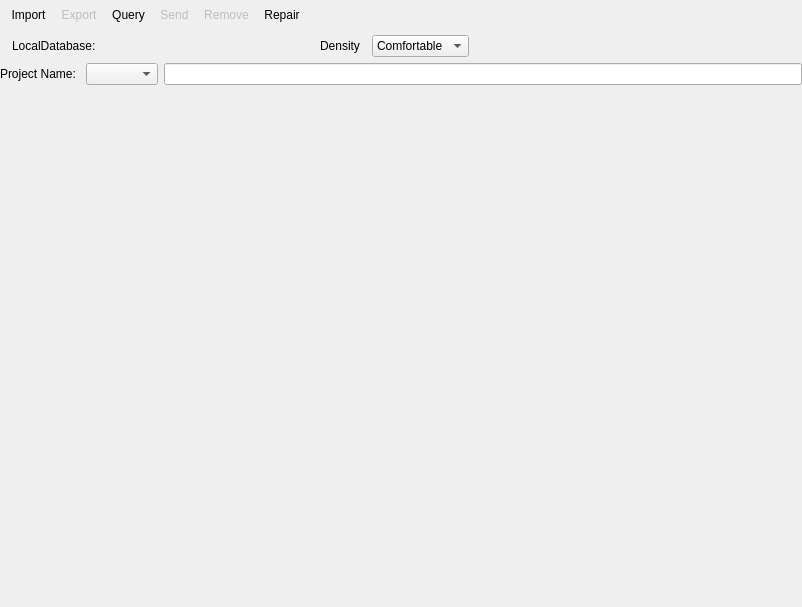
<?xml version="1.0" encoding="UTF-8"?>
<ui version="4.0">
 <class>ctkDICOMBrowser</class>
 <widget class="QWidget" name="ctkDICOMBrowser">
  <property name="geometry">
   <rect>
    <x>0</x>
    <y>0</y>
    <width>802</width>
    <height>607</height>
   </rect>
  </property>
  <property name="sizePolicy">
   <sizepolicy hsizetype="Preferred" vsizetype="Preferred">
    <horstretch>0</horstretch>
    <verstretch>0</verstretch>
   </sizepolicy>
  </property>
  <property name="windowTitle">
   <string>ctkDICOMBrowser</string>
  </property>
  <layout class="QVBoxLayout" name="verticalLayout_2">
   <property name="leftMargin">
    <number>0</number>
   </property>
   <property name="topMargin">
    <number>0</number>
   </property>
   <property name="rightMargin">
    <number>0</number>
   </property>
   <property name="bottomMargin">
    <number>12</number>
   </property>
   <item>
    <widget class="QToolBar" name="ToolBar">
     <property name="windowTitle">
      <string>toolBar</string>
     </property>
     <property name="floatable">
      <bool>true</bool>
     </property>
     <addaction name="ActionImport"/>
     <addaction name="ActionExport"/>
     <addaction name="ActionQuery"/>
     <addaction name="ActionSend"/>
     <addaction name="ActionRemove"/>
     <addaction name="ActionRepair"/>
    </widget>
   </item>
   <item>
    <layout class="QVBoxLayout" name="VerticalLayout">
     <property name="spacing">
      <number>12</number>
     </property>
     <item>
      <layout class="QHBoxLayout" name="TopLayout">
       <property name="leftMargin">
        <number>12</number>
       </property>
       <property name="rightMargin">
        <number>12</number>
       </property>
       <item>
        <widget class="QLabel" name="DatabaseNameLabel">
         <property name="maximumSize">
          <size>
           <width>100</width>
           <height>20</height>
          </size>
         </property>
         <property name="text">
          <string>LocalDatabase:</string>
         </property>
        </widget>
       </item>
       <item>
        <widget class="ctkDirectoryButton" name="DirectoryButton" native="true">
         <property name="minimumSize">
          <size>
           <width>200</width>
           <height>20</height>
          </size>
         </property>
        </widget>
       </item>
       <item>
        <widget class="QLabel" name="tablesDensityLabel">
         <property name="maximumSize">
          <size>
           <width>100</width>
           <height>20</height>
          </size>
         </property>
         <property name="text">
          <string>Density</string>
         </property>
        </widget>
       </item>
       <item>
        <widget class="QComboBox" name="tableDensityComboBox">
         <item>
          <property name="text">
           <string>Comfortable</string>
          </property>
         </item>
         <item>
          <property name="text">
           <string>Cozy</string>
          </property>
         </item>
         <item>
          <property name="text">
           <string>Compact</string>
          </property>
         </item>
        </widget>
       </item>
       <item>
        <spacer name="HorizontalSpacer">
         <property name="orientation">
          <enum>Qt::Horizontal</enum>
         </property>
         <property name="sizeHint" stdset="0">
          <size>
           <width>40</width>
           <height>20</height>
          </size>
         </property>
        </spacer>
       </item>
      </layout>
     </item>
    </layout>
   </item>
   <item>
    <layout class="QVBoxLayout" name="verticalLayout">
     <item>
      <layout class="QHBoxLayout" name="horizontalLayout">
       <item>
        <widget class="QLabel" name="label">
         <property name="text">
          <string>Project Name: </string>
         </property>
        </widget>
       </item>
       <item>
        <widget class="QComboBox" name="projectComboBox"/>
       </item>
       <item>
        <widget class="QLineEdit" name="lineEdit">
         <property name="text">
          <string/>
         </property>
        </widget>
       </item>
      </layout>
     </item>
    </layout>
   </item>
   <item>
    <layout class="QHBoxLayout" name="QueryLayout" stretch="0">
     <property name="spacing">
      <number>0</number>
     </property>
     <property name="leftMargin">
      <number>0</number>
     </property>
     <property name="rightMargin">
      <number>0</number>
     </property>
     <item>
      <widget class="ctkDICOMTableManager" name="dicomTableManager" native="true">
       <property name="dynamicTableLayout" stdset="0">
        <bool>true</bool>
       </property>
       <property name="m_DynamicLayout" stdset="0">
        <bool>true</bool>
       </property>
      </widget>
     </item>
    </layout>
   </item>
  </layout>
  <action name="ActionImport">
   <property name="text">
    <string>Import</string>
   </property>
   <property name="toolTip">
    <string>Import a DICOM file or folder</string>
   </property>
  </action>
  <action name="ActionExport">
   <property name="enabled">
    <bool>false</bool>
   </property>
   <property name="text">
    <string>Export</string>
   </property>
   <property name="toolTip">
    <string>Export selected study/series to a DICOM folder (not yet available)</string>
   </property>
  </action>
  <action name="ActionQuery">
   <property name="text">
    <string>Query</string>
   </property>
   <property name="toolTip">
    <string>Query and Retrieve DICOM studies from a DICOM node</string>
   </property>
  </action>
  <action name="ActionSend">
   <property name="enabled">
    <bool>false</bool>
   </property>
   <property name="text">
    <string>Send</string>
   </property>
   <property name="toolTip">
    <string>Send DICOM Studies to a DICOM node (not yet available)</string>
   </property>
  </action>
  <action name="ActionRemove">
   <property name="enabled">
    <bool>false</bool>
   </property>
   <property name="text">
    <string>Remove</string>
   </property>
   <property name="toolTip">
    <string>Remove selected series, studies, patients from database</string>
   </property>
  </action>
  <action name="ActionRepair">
   <property name="enabled">
    <bool>true</bool>
   </property>
   <property name="text">
    <string>Repair</string>
   </property>
   <property name="toolTip">
    <string>Check whether all the files associated with images in the local Database are available on the disk.</string>
   </property>
  </action>
 </widget>
 <customwidgets>
  <customwidget>
   <class>ctkDICOMTableManager</class>
   <extends>QWidget</extends>
   <header>ctkDICOMTableManager.h</header>
   <container>1</container>
  </customwidget>
  <customwidget>
   <class>ctkDirectoryButton</class>
   <extends>QWidget</extends>
   <header>ctkDirectoryButton.h</header>
   <container>1</container>
   <slots>
    <signal>directoryChanged(QString)</signal>
   </slots>
  </customwidget>
 </customwidgets>
 <resources/>
 <connections>
  <connection>
   <sender>ActionImport</sender>
   <signal>triggered(bool)</signal>
   <receiver>ctkDICOMBrowser</receiver>
   <slot>openImportDialog()</slot>
   <hints>
    <hint type="sourcelabel">
     <x>-1</x>
     <y>-1</y>
    </hint>
    <hint type="destinationlabel">
     <x>319</x>
     <y>239</y>
    </hint>
   </hints>
  </connection>
  <connection>
   <sender>ActionExport</sender>
   <signal>triggered(bool)</signal>
   <receiver>ctkDICOMBrowser</receiver>
   <slot>openExportDialog()</slot>
   <hints>
    <hint type="sourcelabel">
     <x>-1</x>
     <y>-1</y>
    </hint>
    <hint type="destinationlabel">
     <x>319</x>
     <y>239</y>
    </hint>
   </hints>
  </connection>
  <connection>
   <sender>ActionQuery</sender>
   <signal>triggered(bool)</signal>
   <receiver>ctkDICOMBrowser</receiver>
   <slot>openQueryDialog()</slot>
   <hints>
    <hint type="sourcelabel">
     <x>-1</x>
     <y>-1</y>
    </hint>
    <hint type="destinationlabel">
     <x>319</x>
     <y>239</y>
    </hint>
   </hints>
  </connection>
  <connection>
   <sender>ActionRemove</sender>
   <signal>triggered()</signal>
   <receiver>ctkDICOMBrowser</receiver>
   <slot>onRemoveAction()</slot>
   <hints>
    <hint type="sourcelabel">
     <x>-1</x>
     <y>-1</y>
    </hint>
    <hint type="destinationlabel">
     <x>391</x>
     <y>303</y>
    </hint>
   </hints>
  </connection>
  <connection>
   <sender>ActionRepair</sender>
   <signal>triggered()</signal>
   <receiver>ctkDICOMBrowser</receiver>
   <slot>onRepairAction()</slot>
   <hints>
    <hint type="sourcelabel">
     <x>-1</x>
     <y>-1</y>
    </hint>
    <hint type="destinationlabel">
     <x>400</x>
     <y>303</y>
    </hint>
   </hints>
  </connection>
 </connections>
 <slots>
  <slot>openImportDialog()</slot>
  <slot>openExportDialog()</slot>
  <slot>openQueryDialog()</slot>
  <slot>onDatabaseDirectoryChaged(QString)</slot>
  <slot>onNextImage()</slot>
  <slot>onPreviousImage()</slot>
  <slot>onNextSeries()</slot>
  <slot>onPreviousSeries()</slot>
  <slot>onNextStudy()</slot>
  <slot>onPreviousStudy()</slot>
  <slot>onAutoPlayCheckboxStateChanged(int)</slot>
  <slot>onThumbnailWidthSliderValueChanged(int)</slot>
  <slot>onRemoveAction()</slot>
 </slots>
</ui>
